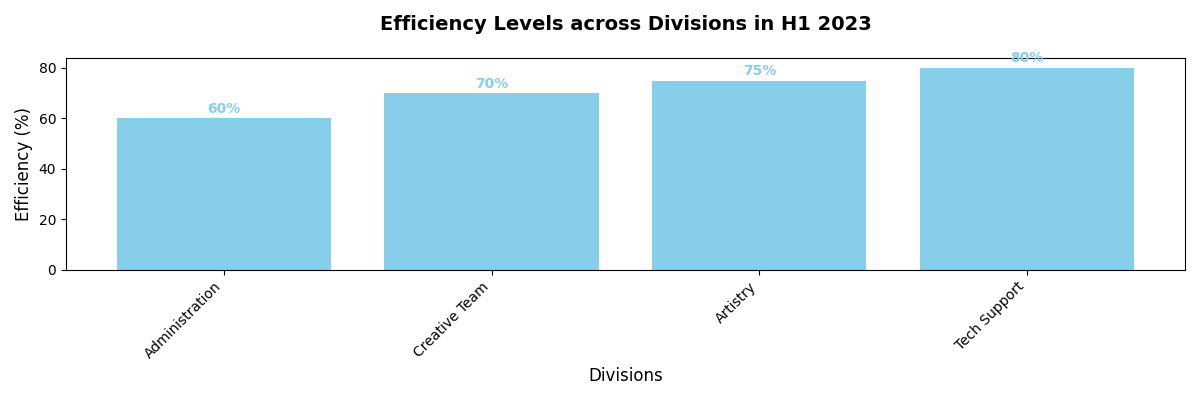

This figure's Python source:
import matplotlib.pyplot as plt
import numpy as np

departments = ['Administration', 'Creative Team', 'Artistry', 'Tech Support']
work_hours = [35, 40, 42, 45]
stress_levels = [40, 50, 55, 75]
productivity = np.array([60, 70, 75, 80])

# Plot the bar chart for work hours
fig, ax1 = plt.subplots(figsize=(12, 8))
bars = ax1.bar(departments, work_hours, color='coral')

for bar in bars:
    yval = bar.get_height()
    ax1.text(bar.get_x() + bar.get_width()/2, yval + 1, f"{yval} hrs", ha='center', va='bottom', color='black', fontsize=10, fontweight='bold')

ax2 = ax1.twinx()
ax2.plot(departments, stress_levels, color='green', marker='o', linestyle='-', linewidth=2.5)

for i, level in enumerate(stress_levels):
    ax2.text(i, level + 2, f"{level}%", ha='center', va='bottom', color='green', fontsize=10)

ax1.set_title('Workload and Pressure in Various Office Divisions H1 2023', fontsize=14, fontweight='bold', pad=20)
ax1.set_ylabel('Weekly Mean Workload (hrs)', fontsize=12)
ax1.set_xlabel('Divisions', fontsize=12)
ax2.set_ylabel('Pressure Metrics (%)', fontsize=12, color='green')

ax1.set_xticks(np.arange(len(departments)))
ax1.set_xticklabels(departments, rotation=45, ha='right', fontsize=10)

# Plot the bar chart for productivity
fig, ax3 = plt.subplots(figsize=(12, 4))
bars_prod = ax3.bar(departments, productivity, color='skyblue')

for i, value in enumerate(productivity):
    ax3.text(i, value + 1, f"{value}%", ha='center', va='bottom', color='skyblue', fontsize=10, fontweight='bold')

ax3.set_title('Efficiency Levels across Divisions in H1 2023', fontsize=14, fontweight='bold', pad=20)
ax3.set_ylabel('Efficiency (%)', fontsize=12)
ax3.set_xlabel('Divisions', fontsize=12)

ax3.set_xticks(np.arange(len(departments)))
ax3.set_xticklabels(departments, rotation=45, ha='right', fontsize=10)

plt.tight_layout()
plt.show()
